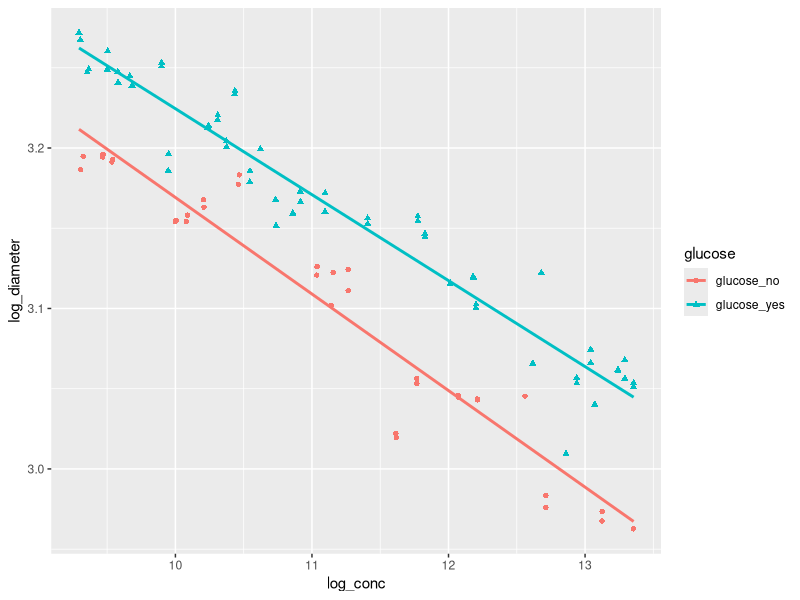
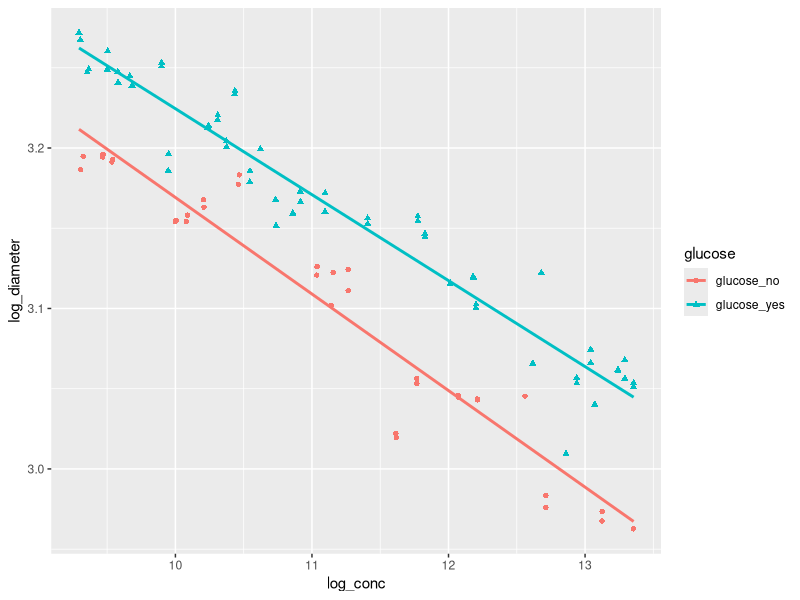

Reproduce these figures in R, in order.

#install.packages("tidyverse")
#install.packages("dplyr")
#install.packages("ggplot2")

#load dplyr package
library("dplyr")

#load the ggplot2 package
library(ggplot2)

#load the tidyverse packa
library("tidyverse")
library("readr")

#Step 1: load the script the tsv file
mydata <- read_tsv("tetrahymena.tsv")
View(mydata)

#Step 2: removing the rows which has diameter <= 19.2
mydata <- mydata[!mydata$diameter <= 19.2,]

#Step 3: computing the mean for culture and glucose grouping, respectively
meanCulture <- mydata[,2:4] %>% group_by(culture) %>% summarise_all(funs(mean(., na.rm=TRUE)))

meanGlucose <- mydata %>% group_by(glucose) %>% summarise_all(funs(mean(., na.rm=TRUE)))

#Step 4: adding new columns for log_concentration and log_diameter, respectively
mydata$log_conc <- log(mydata$conc)

mydata$log_diameter <- log(mydata$diameter)

#Step 5 and 6: doing scatter plot using ggplot and geom_smooth to display the smooth line
ggplot(mydata, aes(x=log_conc, y=log_diameter,shape=glucose,color=glucose)) + geom_point() + geom_smooth(method=lm, se=FALSE, fullrange=TRUE)

#save the plot into PDF
ggsave("tetrahymena_part_A_From_R_me1528.pdf")
